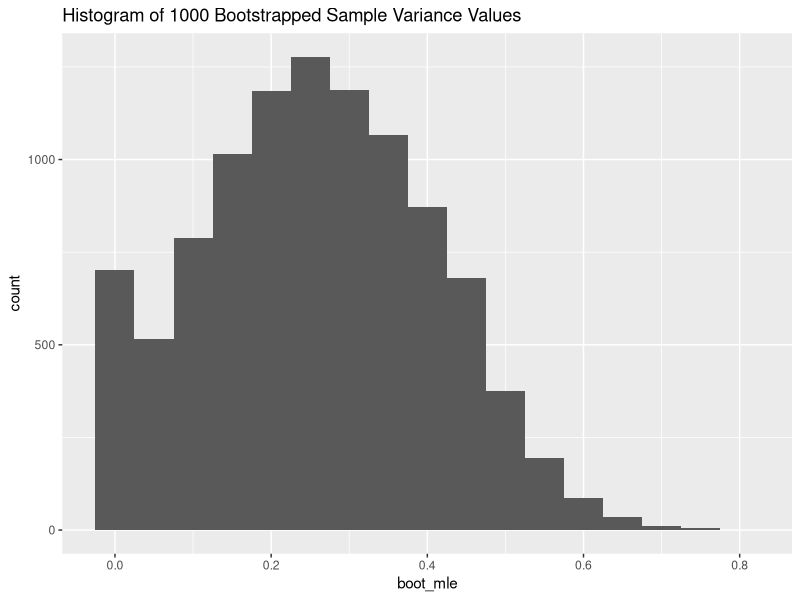

R code for this plot: (Note: this script raises an error after producing the figure.)
## ---- chunk 1
### google "cache chunk option" to see what it does

set.seed(188)
x<-rep(c("MM","MF","FF"), times = c(10,15,15))
B=10000

boot_sim <- lapply(1:B, FUN = function(i){ 
    # generate a re sample from x 
    samples=sample(x,size=40,replace = TRUE) 
    #count the number of MM,MF, FF
    desired_order = c("MM","MF","FF")
    my_factor = factor(samples, levels = desired_order)
    counts=table(my_factor)
    #calculate bootstrapped MLE of alpha and return value as dataframe
    alpha_bootstrapped = max(((counts[1]+counts[3]-counts[2])/(40)),0)
    data.frame(alpha_bootstrapped)
   })


boot_sim_mle <- do.call(rbind, boot_sim)


#write code to create a bootstrapped sampling distribution and save the #figure to an object called p1 and display it in part i. below by typing 
#p1 in a code chunk that is not echoed

library(ggplot2)
p1 <- ggplot(data=boot_sim_mle, 
       mapping = aes(alpha_bootstrapped))+
  geom_histogram(binwidth =0.05)+
  labs(title="Histogram of 1000 Bootstrapped Sample Variance Values",x="boot_mle",y="count")


#write code to calculate center of bootstrapped sampling distribution.
#save answer in variable and reference its value with inline code for 
#part ii. below

centre_boststrapped<-mean(boot_sim_mle$alpha_bootstrapped)

#write code to calculate bootstrap confidence intervals and reference the end points using inline code for part iii. below

# percentile method
percentile_method<-boot_sim_mle %>% summarize(lower = quantile(alpha_bootstrapped,.025),
                      upper = quantile(alpha_bootstrapped, .975))


#Standard bootstrap method
standard_bootstrap<-boot_sim_mle%>% summarise(boot_mean=mean(alpha_bootstrapped),
                          boot_se=sd(alpha_bootstrapped),
                          bias=boot_mean-0.25,
                          lower=0.25-qnorm(p=0.975)*boot_se,
                          upper=0.25+qnorm(p=0.975)*boot_se)



smoke <- matrix(c(percentile_method$lower,percentile_method$upper,standard_bootstrap$lower,standard_bootstrap$upper),ncol=2,byrow=TRUE)
colnames(smoke) <- c("Lower","Upper")
rownames(smoke) <- c("Percentile Method","Standard Bootstrap")
smoke <- as.table(smoke)
smoke
## ---- chunk 2

pi_ci <- qbeta(p=c(0.025,0.975), 8.700102, 163)


upper_ci_prior1 <- (1-2*pi_ci[1])/(1-pi_ci[1])
lower_ci_prior1 <- (1-2*pi_ci[2])/(1-pi_ci[2])
## ---- chunk 3
pi_ci_3 <- qbeta(p=c(0.025,0.975), 1, 1)
pi_ci_3
## ---- chunk 4
pi_ci2 <- qbeta(p=c(0.025,0.975), 9, 163)

upper_ci_prior2 <- (1-2*pi_ci2[1])/(1-pi_ci2[1])
lower_ci_prior2 <- (1-2*pi_ci2[2])/(1-pi_ci2[2])
upper_ci_prior2
lower_ci_prior2
## ---- chunk 5
t <- 8
psi <- 77/81
second_deriv <- ((t * (-3 + 2 * psi))/((2 - 3 * psi + psi ** 2) ** 2)) + ((170 - t) / ((2 - psi) ** 2))
## ---- chunk 6
t = 8
likelihood_fn <- function(p) {
  log(choose(170, t)) + t * log((1 - p)/(2 - p)) + (170 - t) * log(1/(2 - p))
}
likelihood_fn(77/81)
likelihood_fn(0)
likelihood_fn(1)
## ---- chunk 7
t <- 8
psi <- 77/81
second_deriv <- ((t * (-3 + 2 * psi))/((2 - 3 * psi + psi ** 2) ** 2)) + ((170 - t) / ((2 - psi) ** 2))
lo <- psi + qnorm(0.05/2) * sqrt(1 / (-second_deriv))
hi <- psi - qnorm(0.05/2) * sqrt(1 / (-second_deriv))
lo
hi
## ---- chunk 8
posterior_median_pi <- qbeta(0.5, 8.700102, 163)
posterior_median_pi

(1-0.04893234*2)/(1-0.04893234)
